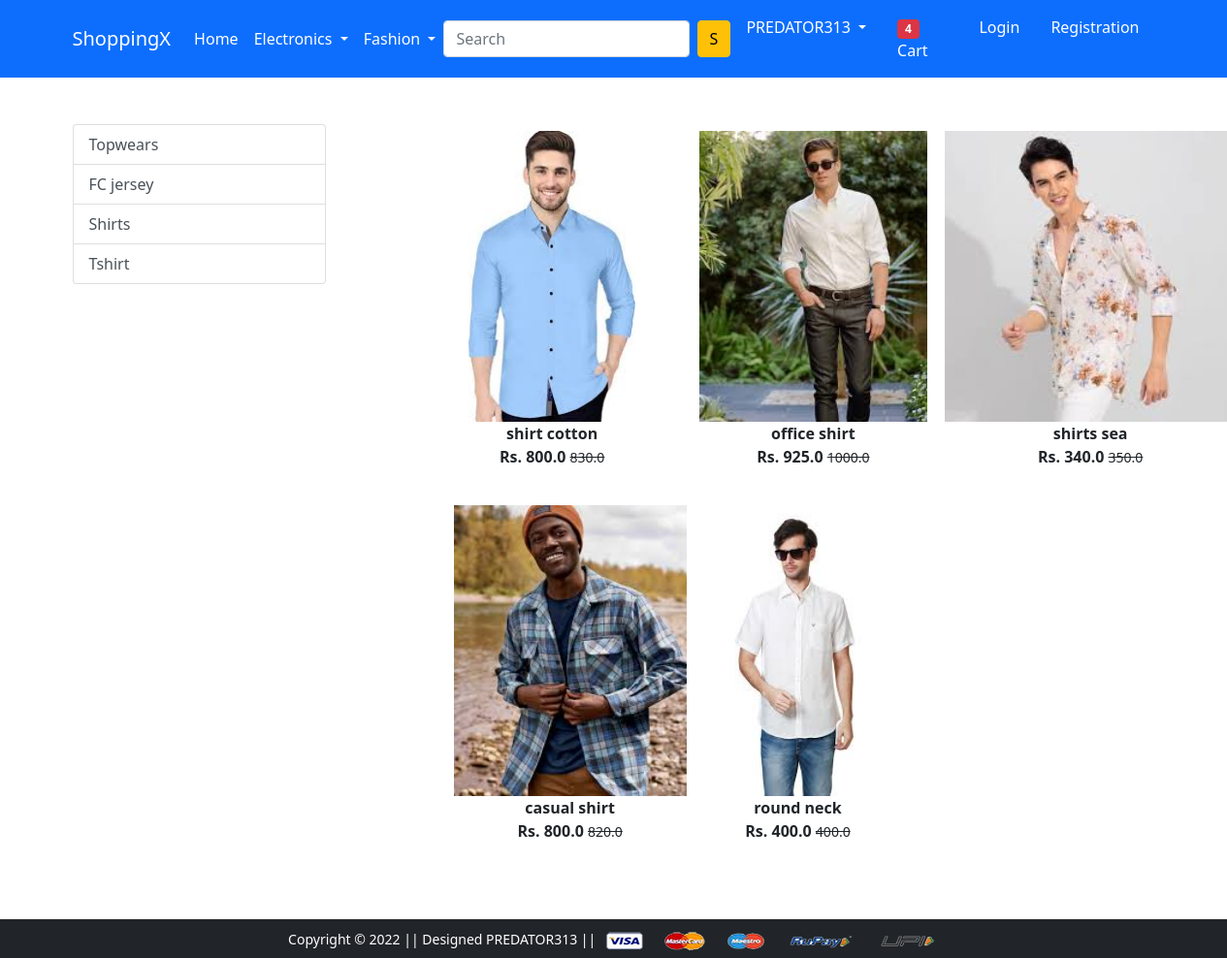
Screenshot of /topwears/ with the database file from the repository.
### app/models.py (models this page shows, shortened)
class Product(models.Model):
    title=models.CharField(max_length=50)
    selling_price=models.FloatField()
    discount_price=models.FloatField()
    description=models.TextField()
    brand=models.CharField(max_length=100)
    category=models.CharField(choices=CATEGORY_CHOICES,max_length=2)
    product_image=models.ImageField(upload_to='productimg')

### app/views.py (the view)
# urls.py: path('topwears/',views.topwears,name='topwears'),
def topwears(request,data=None):
    if(data==None):
        topwears=Product.objects.filter(category='TW')
    elif(data=='Shirts' or data=='Tshirt' or data=='FC jersey'):
        topwears=Product.objects.filter(category='TW').filter(brand=data)
    return render(request,'app/topwears.html',{'topwears':topwears})

### app/templates/app/topwears.html (shortened to what this page needs)
{% extends 'app/base.html' %}
{% load static %}
{% block main-content %}
<div class="container my-5">
 <div class="row">
  <div class="col-sm-3">
    <div class="list-group">
        <a href="/topwears" class="list-group-item list-group-item-action">Topwears</a>
        <a href="/topwears/Liverpool" class="list-group-item list-group-item-action" aria-current="true">FC jersey</a>
        <a href="/topwears/shirts" class="list-group-item list-group-item-action"> Shirts</a>
        <a href="/topwerars/tshirts" class="list-group-item list-group-item-action">Tshirt</a>
    </div>
  </div>
  <div class="col-sm-8 offset-sm-1">
   <div class="row">
    {% for product in topwears %}
    <div class="col-sm-4 text-center mb-4">
        <a href="{% url 'product-detail' product.id %}" class="btn">
            <div class="item">
                <img src="{{product.product_image.url}}" alt="" height="300" class="">
                <div class="fw-bold">{{product.title}}</div>
                <div class="fw-bold">Rs. {{product.discount_price}}
                <small class="fw-light text-decoration-line-through">{{product.selling_price}}</small></div>
            </div>
        </a>
    </div>
    {% endfor %}
   </div>
  </div>
 </div>
</div>
{% endblock main-content %}

### rows the page displays
Product: product_image (picture), title "shirt cotton", discount_price "800.0", selling_price "830.0"
Product: product_image (picture), title "office shirt", discount_price "925.0", selling_price "1000.0"
Product: product_image (picture), title "shirts sea", discount_price "340.0", selling_price "350.0"
Product: product_image (picture), title "casual shirt", discount_price "800.0", selling_price "820.0"
Product: product_image (picture), title "round neck", discount_price "400.0", selling_price "400.0"
